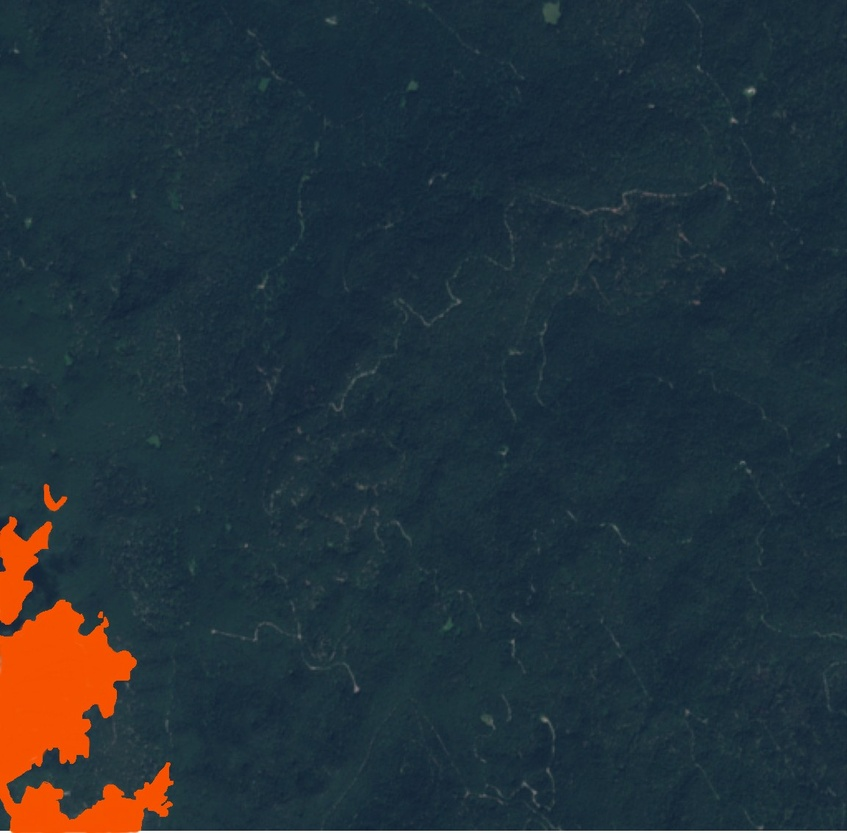
#> input picture OTHER/cloud masking evaluation/cloud-masking-test-1.jpeg, 847 x 833 px, shrunk from 1152 x 1132 before the run, found by its file name
$ jupyter execute --allow-errors cloud_masking_evaluation.ipynb
#> lines starting #> are read from the running program, lines starting #| are printed output that depends on the picture; after the words box and inside, x2 and y2 are one past the last pixel; in counts of white or black regions, pixels touching at a corner belong together
<a href="https://colab.research.google.com/github/Pompey21/Don-t-Let-the-Bark-Beetle-Bite-You/blob/main/cloud_masking_evaluation.ipynb" target="_parent"></a>

[cell 1]
import numpy as np
import sys
import numpy
import matplotlib.pyplot as plt
import numpy as np
import seaborn as sns
from google.colab import files
import pandas as pd
from google.colab import drive
from PIL import Image

#> (a cell that did not finish here is left out)

#> (a cell that did not finish here is left out)

[cell 4]
# Import the necessary libraries
from PIL import Image
from numpy import asarray


# load the image and convert into
# numpy array
img = Image.open('cloud-masking-test-1.jpeg')
#> img is the input picture: PIL image 847x833 RGB; mean R, G, B 36.1, 49.7, 57.9

# asarray() class is used to convert
# PIL images into NumPy arrays
numpydata = asarray(img)

# <class 'numpy.ndarray'>
# print((numpydata))

#  shape
print(numpydata.shape)
#| (833, 847, 3)

[cell 5]
print(numpydata[0][0])
#| [26 48 59]
print(numpydata[0][0][0])
#| 26
print(numpydata[0][0][1])
#| 48

numpydata = numpydata[:,:,0:1]
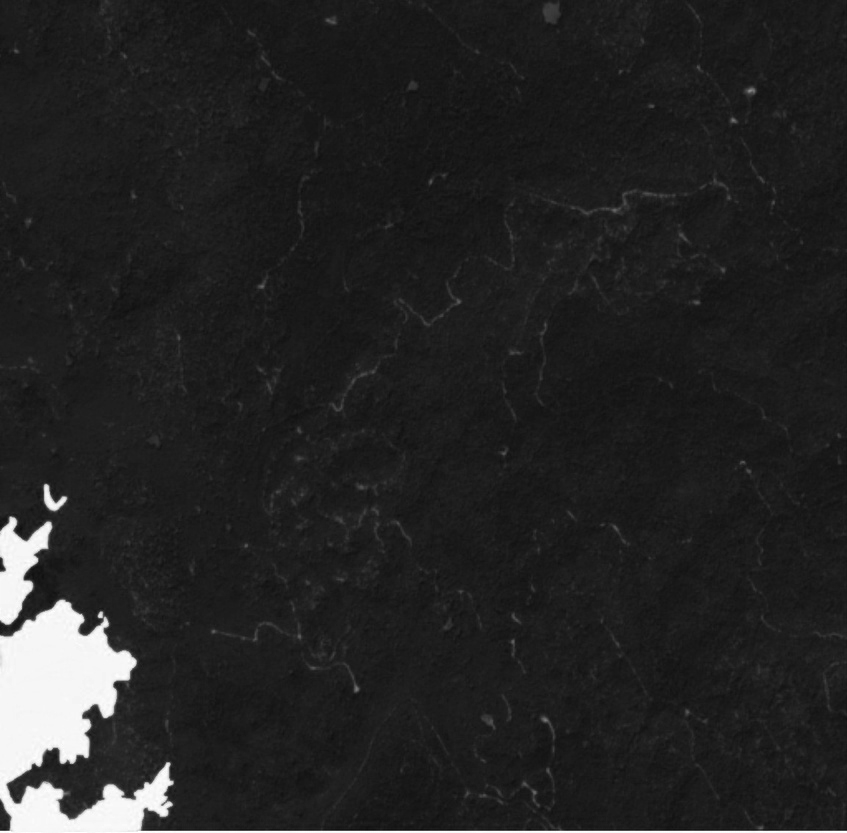
#> numpydata: shape (833, 847, 1); min 11, max 255, mean 36.1

[cell 6]
np.min(numpydata)
#> Out = 11

[cell 7]
np.max(numpydata)
#> Out = 255

[cell 8]
numpy.set_printoptions(threshold=sys.maxsize)
print(numpydata)
#> (printed output is left out)

[cell 9]
cloud = []

for row in numpydata:
  new_row = []
  for elem in row:
    if elem[0] > 200:
      new_row.append(1)
    else:
      new_row.append(0)
  cloud.append(new_row)
#> after the loop, cloud = 833 items

[cell 10]
cloud_np = np.asarray(cloud)
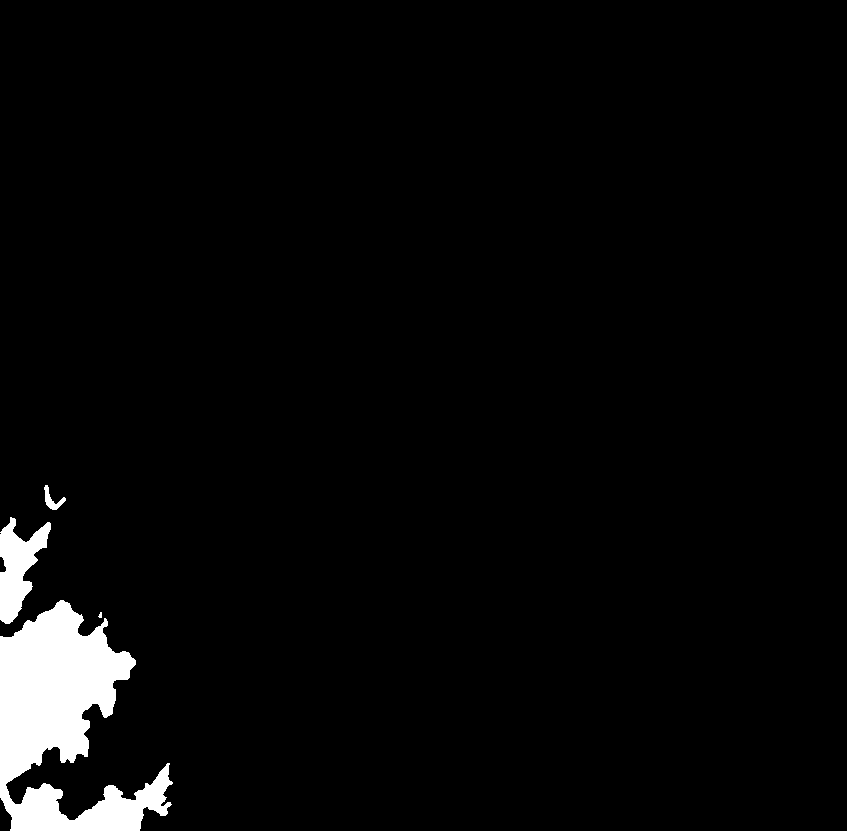
#> cloud_np: shape (833, 847) int64; values 0 (black) and 1 (white), 3.6% white; 4 white regions (1 under 20 px), largest, box (x1, y1, x2, y2) and area: (0, 600, 847, 833) 22304, (0, 517, 51, 624) 2800, (44, 485, 66, 510) 204
print(cloud_np.shape)

#> (a cell that did not finish here is left out)

[cell 12]
# print(cloud_np)

[cell 13]
plt.imshow(cloud_np,interpolation='nearest')
plt.show()

#> (a cell that did not finish here is left out)

[cell 15]
false_negative = 0
true_positive = 0
false_positive = 0
true_negative = 0

#> (the rest of this cell did not finish here and is left out)

#> (a cell that did not finish here is left out)

#> (a cell that did not finish here is left out)

#> (a cell that did not finish here is left out)

# Writing an over-all evalutation script

[cell 19]
# helper methods
def get_algo_predictions(algo_prediction_FILE):
  cloud_mask = np.genfromtxt(algo_prediction_FILE,delimiter=',')
  predicted = cloud_mask[:len(cloud_mask)-3]
  return predicted

# [35 lines left out: functions get_original_data, calculate_classification, not called in this run]

def get_precission(classification_calculations):
  precission = classification_calculations[1] / (classification_calculations[1] + classification_calculations[2])
  return precission

def get_recall(classification_calculations):
  recall = classification_calculations[1] / (classification_calculations[1] + classification_calculations[0])
  return recall

[cell 20]
def brainy_controller(algo_prediction_FILE,original_PICTURE):
    predicted = get_algo_predictions(algo_prediction_FILE)
